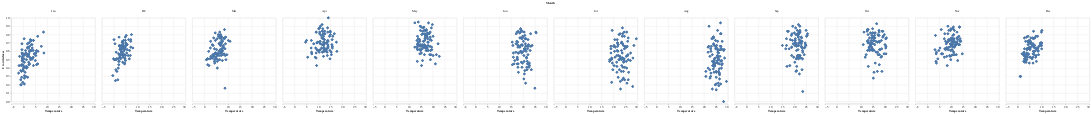
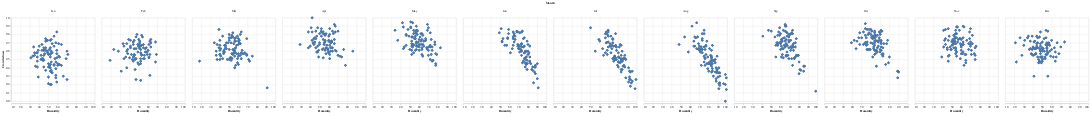

Write notebook code for charts like these, in order.
### Markdown cell above
#### 3.3.3 Findings After initial investigation:
- There is a strong relationship between `crowdedness` and `temperature` in winter months;
- There is a strong relationship between `crowdedness` and `humidity` in summer months;

### Code cell
alt.data_transformers.disable_max_rows()

month_order = ["Jan", "Feb", "Mar", "Apr", "May", "Jun", "Jul", "Aug", "Sep", "Oct", "Nov", "Dec"]

humidity_plot = alt.Chart(clean_golf_df).mark_point().encode(
    x=alt.X('Humidity').title('Humidity').scale(zero=False),
    y='Crowdedness'
).facet(
    column=alt.Column("Month", sort=month_order)   
)

temp_plot = alt.Chart(clean_golf_df).mark_point().encode(
    x=alt.X('Temperature').title('Temperature').scale(zero=False),
    y='Crowdedness'
).facet(
    column=alt.Column("Month", sort=month_order)   
)

display(temp_plot)
display(humidity_plot)

### Figure 1 — Vega-Lite specification as saved in the notebook (floating-point values rounded to 4 significant figures; data arrays with more than 128 entries replaced by an {"elided": "..."} marker saying what was removed)
{"config": {"view": {"continuousWidth": 300, "continuousHeight": 300}}, "data": {"name": "data-2714e6af7849355ec6d8265ddf7fd3a5"}, "facet": {"column": {"field": "Month", "sort": ["Jan", "Feb", "Mar", "Apr", "May", "Jun", "Jul", "Aug", "Sep", "Oct", "Nov", "Dec"], "type": "nominal"}}, "spec": {"mark": {"type": "point"}, "encoding": {"x": {"field": "Temperature", "scale": {"zero": false}, "title": "Temperature", "type": "quantitative"}, "y": {"field": "Crowdedness", "type": "quantitative"}}}, "$schema": "https://vega.github.io/schema/vega-lite/v5.15.1.json", "datasets": {"data-2714e6af7849355ec6d8265ddf7fd3a5": {"elided": "7665 records"}}}

### Figure 2 — Vega-Lite specification as saved in the notebook (floating-point values rounded to 4 significant figures; data arrays with more than 128 entries replaced by an {"elided": "..."} marker saying what was removed)
{"config": {"view": {"continuousWidth": 300, "continuousHeight": 300}}, "data": {"name": "data-2714e6af7849355ec6d8265ddf7fd3a5"}, "facet": {"column": {"field": "Month", "sort": ["Jan", "Feb", "Mar", "Apr", "May", "Jun", "Jul", "Aug", "Sep", "Oct", "Nov", "Dec"], "type": "nominal"}}, "spec": {"mark": {"type": "point"}, "encoding": {"x": {"field": "Humidity", "scale": {"zero": false}, "title": "Humidity", "type": "quantitative"}, "y": {"field": "Crowdedness", "type": "quantitative"}}}, "$schema": "https://vega.github.io/schema/vega-lite/v5.15.1.json", "datasets": {"data-2714e6af7849355ec6d8265ddf7fd3a5": {"elided": "7665 records"}}}
